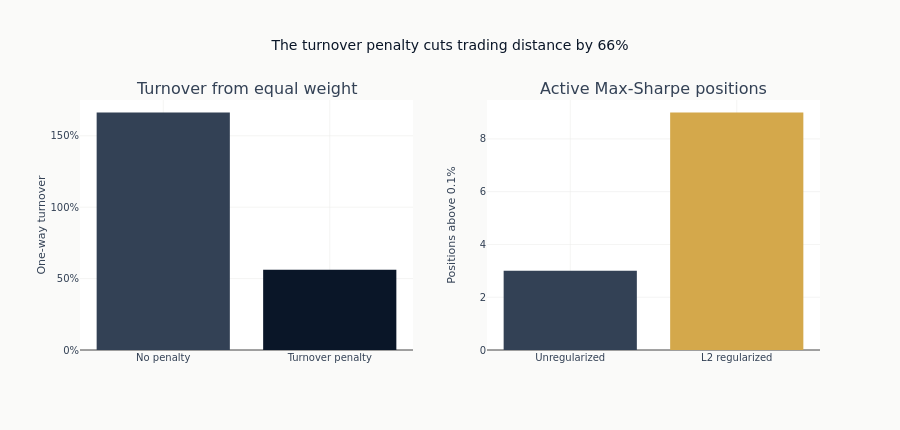

The code cell stored with this chart in its notebook:
### Code cell
fig = make_subplots(
    rows=1,
    cols=2,
    subplot_titles=["Turnover from equal weight", "Active Max-Sharpe positions"],
)
fig.add_bar(
    x=["No penalty", "Turnover penalty"],
    y=[turnover_without, turnover_with],
    marker_color=[COLORS["neutral"], COLORS["blue"]],
    showlegend=False,
    row=1,
    col=1,
)
fig.add_bar(
    x=["Unregularized", "L2 regularized"],
    y=[unregularized_positions, regularized_positions],
    marker_color=[COLORS["neutral"], COLORS["amber"]],
    showlegend=False,
    row=1,
    col=2,
)
fig.update_layout(
    title=f"The turnover penalty cuts trading distance by {turnover_reduction:.0%}",
    height=430,
)
fig.update_yaxes(title_text="One-way turnover", tickformat=".0%", rangemode="tozero", row=1, col=1)
fig.update_yaxes(
    title_text=f"Positions above {ACTIVE_WEIGHT_THRESHOLD:.1%}",
    rangemode="tozero",
    row=1,
    col=2,
)
fig.show()

### Figure 1 — Plotly figure (JSON) as saved in the notebook; plotly's stock layout.template omitted (floating-point values rounded to 4 significant figures)
{"data": [{"marker": {"color": ["#334155", "#0a1628"]}, "showlegend": false, "type": "bar", "x": ["No penalty", "Turnover penalty"], "xaxis": "x", "y": [1.663, 0.5622], "yaxis": "y"}, {"marker": {"color": ["#334155", "#D4A84B"]}, "showlegend": false, "type": "bar", "x": ["Unregularized", "L2 regularized"], "xaxis": "x2", "y": [3, 9], "yaxis": "y2"}], "layout": {"annotations": [{"font": {"size": 16}, "showarrow": false, "text": "Turnover from equal weight", "x": 0.225, "xanchor": "center", "xref": "paper", "y": 1.0, "yanchor": "bottom", "yref": "paper"}, {"font": {"size": 16}, "showarrow": false, "text": "Active Max-Sharpe positions", "x": 0.775, "xanchor": "center", "xref": "paper", "y": 1.0, "yanchor": "bottom", "yref": "paper"}], "height": 430, "title": {"text": "The turnover penalty cuts trading distance by 66%"}, "xaxis": {"anchor": "y", "domain": [0.0, 0.45]}, "xaxis2": {"anchor": "y2", "domain": [0.55, 1.0]}, "yaxis": {"anchor": "x", "domain": [0.0, 1.0], "rangemode": "tozero", "tickformat": ".0%", "title": {"text": "One-way turnover"}}, "yaxis2": {"anchor": "x2", "domain": [0.0, 1.0], "rangemode": "tozero", "title": {"text": "Positions above 0.1%"}}}}
